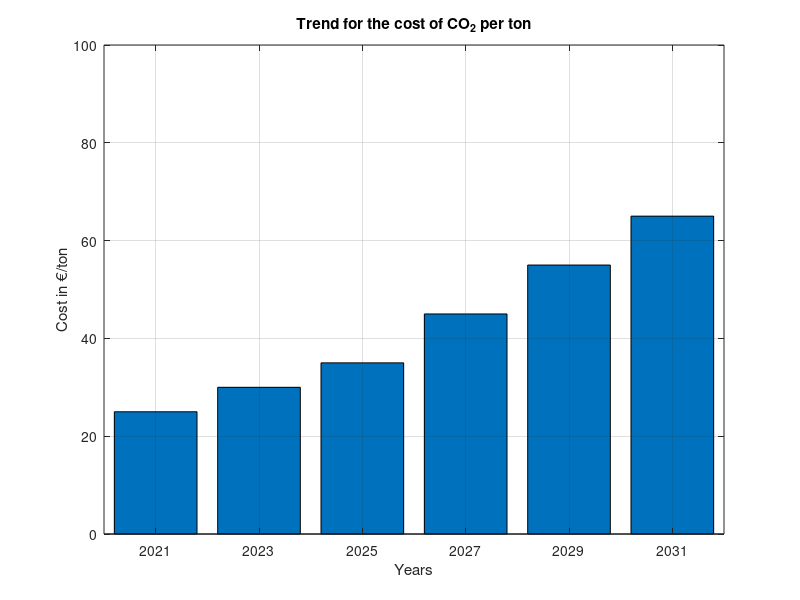
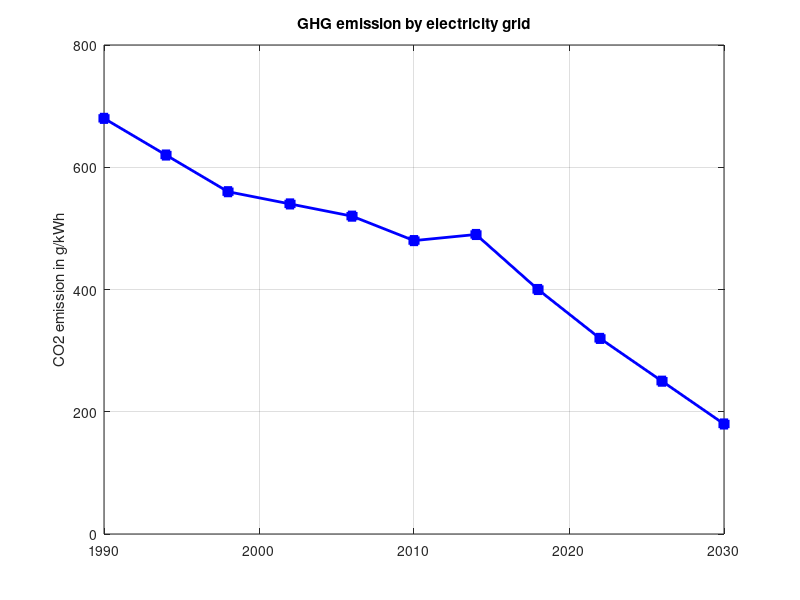

MATLAB code for these plots, in order: (Note: this script raises an error after producing the figures.)

clc; clear; close all;

fprintf('Generating plots from static paper data...\n');

%% Trend for the cost of CO2 per ton ---
%
figure('Name', 'Figure 2.7: CO2 Cost Trend');
years_co2 = 2021:2:2031;
cost_co2 = [25, 30, 35, 45, 55, 65]; % Data estimated from Fig 2.7
bar(years_co2, cost_co2);
grid on;
title('Trend for the cost of CO_2 per ton');
xlabel('Years');
ylabel('Cost in €/ton');
ylim([0, 100]);

%%GHG emission by electricity grid 
%
figure('Name', 'Figure 2.8: GHG Emission Trend');
% Data estimated from Fig 2.8
years_ghg = [1990, 1994, 1998, 2002, 2006, 2010, 2014, 2018, 2022, 2026, 2030];
emissions_ghg = [680, 620, 560, 540, 520, 480, 490, 400, 320, 250, 180];
plot(years_ghg, emissions_ghg, 'b-s', 'LineWidth', 2, 'MarkerFaceColor', 'b');
grid on;
title('GHG emission by electricity grid');
ylabel('CO2 emission in g/kWh');
ylim([0, 800]);
xlim([1990, 2030]);

%% Number of newly registered EVs 
%
figure('Name', 'Figure 3.1: Newly Registered EVs');
try
    % This data is from your E-Mobility data generation step
    load(fullfile('functions', '1_Files', 'EV', 'EVS.mat'), 'EVSS1');
catch
    error('Could not find EVS.mat. Please ensure it is in /functions/1_Files/EV/');
end

years_ev = 2022:2031;
% Data from EVSS1, assuming 10 years
ev_negative = EVSS1(1:10, 1);
ev_trend = EVSS1(1:10, 2);
ev_positive = EVSS1(1:10, 3);

% The paper's plot shows cumulative EVs
bar_data = [cumsum(ev_negative), cumsum(ev_trend), cumsum(ev_positive)];
b = bar(years_ev, bar_data, 'grouped');
b(1).FaceColor = [0 0.4470 0.7410]; % Blue
b(2).FaceColor = [0.8500 0.3250 0.0980]; % Orange
b(3).FaceColor = [0.9290 0.6940 0.1250]; % Yellow (using gray from paper [0.5 0.5 0.5])
b(3).FaceColor = [0.5 0.5 0.5]; % Gray

grid on;
title('Cumulative EVs in the investigated settlement area');
ylabel('Number of EVs');
legend('Negative', 'Trend', 'Positive', 'Location', 'northwest');
ylim([0, 200]);
xlim([2021, 2032]);

fprintf('Static data figures (2.7, 2.8, 3.1) generated.\n');